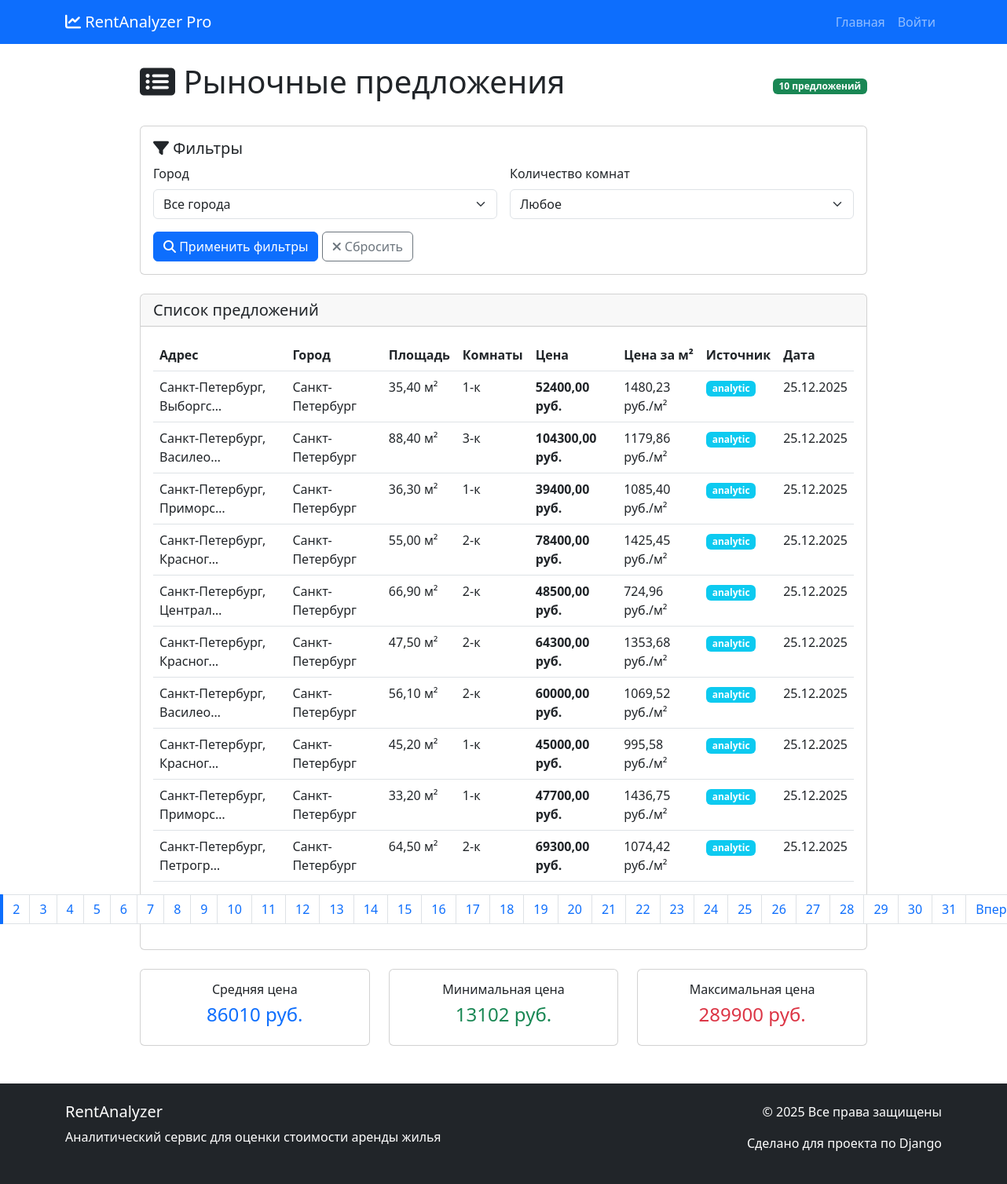
Screenshot of /analyzer/offers/ with the database file from the repository.
### analyzer/models.py (models this page shows, shortened)
class MarketOffer(models.Model):
    SOURCE_CHOICES = [
        ('avito', 'Avito'),
        ('cian', 'ЦИАН'),
        ('yandex', 'Яндекс.Недвижимость'),
        ('mock', 'Тестовые данные'),
    ]
    city = models.ForeignKey(
        City,
        on_delete=models.CASCADE,
        verbose_name='Город',
        related_name='market_offers'
    )
    source = models.CharField(
        max_length=20,
        choices=SOURCE_CHOICES,
        default='mock',
        verbose_name='Источник данных'
    )
    external_id = models.CharField(
        max_length=100,
        verbose_name='Внешний ID',
        help_text='Идентификатор в исходной системе',
        blank=True
    )
    address = models.CharField(
        max_length=255,
        verbose_name='Адрес'
    )
    area = models.DecimalField(
        max_digits=6,
        decimal_places=2,
        verbose_name='Площадь (м²)'
    )
    rooms = models.IntegerField(
        verbose_name='Количество комнат'
    )
    floor = models.IntegerField(
        verbose_name='Этаж',
        blank=True,
        null=True,
        help_text='На каком этаже находится квартира'
    )
    price = models.DecimalField(
        max_digits=10,
        decimal_places=2,
        verbose_name='Цена аренды (руб./мес.)'
    )
    url = models.URLField(
        verbose_name='Ссылка на объявление',
        blank=True
    )
    is_active = models.BooleanField(
        default=True,
        verbose_name='Активно'
    )
    parsed_date = models.DateTimeField(
        auto_now_add=True,
        verbose_name='Дата получения данных'
    )
    additional_info = models.JSONField(
        verbose_name='Дополнительная информация',
        blank=True,
        null=True,
        help_text='Дополнительные параметры в JSON формате'
    )
    latitude = models.DecimalField(
        max_digits=9,
        decimal_places=6,
        verbose_name='Широта',
        blank=True,
        null=True,
        help_text='Географическая широта'
    )
    longitude = models.DecimalField(
        max_digits=9,
        decimal_places=6,
        verbose_name='Долгота',
        blank=True,
        null=True,
        help_text='Географическая долгота'
    )
    class Meta:
        verbose_name = 'Рыночное предложение'
        verbose_name_plural = 'Рыночные предложения'
        ordering = ['-parsed_date']
        indexes = [
            models.Index(fields=['city', 'rooms', 'area']),
            models.Index(fields=['price']),
            models.Index(fields=['is_active']),
        ]
    def price_per_sqm(self):
        if self.area > 0:
            return round(self.price / self.area, 2)
        return 0

class City(models.Model):
    name = models.CharField(
        max_length=100,
        verbose_name='Название города',
        unique=True
    )
    slug = models.SlugField(
        max_length=100,
        unique=True,
        verbose_name='URL-идентификатор',
        blank=True
    )
    latitude = models.DecimalField(
        max_digits=9,
        decimal_places=6,
        verbose_name='Широта',
        blank=True,
        null=True,
        help_text='Географическая широта центра города'
    )
    longitude = models.DecimalField(
        max_digits=9,
        decimal_places=6,
        verbose_name='Долгота',
        blank=True,
        null=True,
        help_text='Географическая долгота центра города'
    )
    avg_price_per_sqm = models.DecimalField(
        max_digits=10,
        decimal_places=2,
        verbose_name='Средняя цена за м² (руб.)',
        help_text='Средняя рыночная цена за квадратный метр'
    )
    population = models.IntegerField(
        verbose_name='Население',
        blank=True,
        null=True,
        help_text='Примерная численность населения'
    )
    description = models.TextField(
        verbose_name='Описание',
        blank=True,
        help_text='Краткое описание города, районов, инфраструктуры'
    )
    class Meta:
        verbose_name = 'Город'
        verbose_name_plural = 'Города'
        ordering = ['name']

### analyzer/views.py (the view)
# urls.py: path('offers/', views.MarketOffersListView.as_view(), name='market_offers'),
class MarketOffersListView(ListView):
    model = MarketOffer
    template_name = 'analyzer/market_offers.html'
    context_object_name = 'offers'
    paginate_by = 10
    def get_queryset(self):
        queryset = MarketOffer.objects.filter(is_active=True)
        city_id = self.request.GET.get('city')
        if city_id:
            queryset = queryset.filter(city_id=city_id)
        return queryset.order_by('-parsed_date')
    def get_context_data(self, **kwargs):
        context = super().get_context_data(**kwargs)
        queryset = self.get_queryset()
        if queryset.exists():
            prices = [offer.price for offer in queryset]
            context['avg_price'] = sum(prices) / len(prices)
            context['min_price'] = min(prices)
            context['max_price'] = max(prices)
        else:
            context['avg_price'] = 0
            context['min_price'] = 0
            context['max_price'] = 0
        return context

### templates/analyzer/market_offers.html (shortened to what this page needs)
{% extends 'base.html' %}
{% block content %}
<div class="row">
    <div class="col-lg-10 mx-auto">
        <div class="d-flex justify-content-between align-items-center mb-4">
            <h1><i class="fas fa-list-alt"></i> Рыночные предложения</h1>
            <div>
                <span class="badge bg-success">{{ offers.count }} предложений</span>
            </div>
        </div>
        <div class="card mb-4">
            <div class="card-body">
                <h5 class="card-title"><i class="fas fa-filter"></i> Фильтры</h5>
                <form method="get" class="row g-3">
                    <div class="col-md-6">
                        <label for="city" class="form-label">Город</label>
                        <select name="city" id="city" class="form-select">
                            <option value="">Все города</option>
                        </select>
                    </div>
                    <div class="col-md-6">
                        <label for="rooms" class="form-label">Количество комнат</label>
                        <select name="rooms" id="rooms" class="form-select">
                            <option value="">Любое</option>
                        </select>
                    </div>
                    <div class="col-12">
                        <button type="submit" class="btn btn-primary">
                            <i class="fas fa-search"></i> Применить фильтры
                        </button>
                        <a href="{% url 'analyzer:market_offers' %}" class="btn btn-outline-secondary">
                            <i class="fas fa-times"></i> Сбросить
                        </a>
                    </div>
                </form>
            </div>
        </div>
        <div class="card">
            <div class="card-header">
                <h5 class="mb-0">Список предложений</h5>
            </div>
            <div class="card-body">
                {% if offers %}
                    <div class="table-responsive">
                        <table class="table table-hover">
                            <thead>
                                <tr>
                                    <th>Адрес</th>
                                    <th>Город</th>
                                    <th>Площадь</th>
                                    <th>Комнаты</th>
                                    <th>Цена</th>
                                    <th>Цена за м²</th>
                                    <th>Источник</th>
                                    <th>Дата</th>
                                </tr>
                            </thead>
                            <tbody>
                                {% for offer in offers %}
                                <tr>
                                    <td>{{ offer.address|truncatechars:25 }}</td>
                                    <td>{{ offer.city.name }}</td>
                                    <td>{{ offer.area }} м²</td>
                                    <td>{{ offer.rooms }}-к</td>
                                    <td><strong>{{ offer.price }} руб.</strong></td>
                                    <td>{{ offer.price_per_sqm }} руб./м²</td>
                                    <td>
                                        <span class="badge bg-info">{{ offer.get_source_display }}</span>
                                    </td>
                                    <td>{{ offer.parsed_date|date:"d.m.Y" }}</td>
                                </tr>
                                {% endfor %}
                            </tbody>
                        </table>
                    </div>
                    {% if is_paginated %}
                    <nav aria-label="Page navigation">
                        <ul class="pagination justify-content-center">
                            {% for num in page_obj.paginator.page_range %}
                            <li class="page-item {% if page_obj.number == num %}active{% endif %}">
                                <a class="page-link" href="?page={{ num }}">{{ num }}</a>
                            </li>
                            {% endfor %}
                            {% if page_obj.has_next %}
                            <li class="page-item">
                                <a class="page-link" href="?page={{ page_obj.next_page_number }}">Вперед</a>
                            </li>
                            {% endif %}
                        </ul>
                    </nav>
                    {% endif %}
                {% else %}
                    <div class="text-center py-5">
                        <i class="fas fa-search fa-3x text-muted mb-3"></i>
                        <h4>Предложения не найдены</h4>
                        <p>Попробуйте изменить параметры фильтрации</p>
                    </div>
                {% endif %}
            </div>
        </div>
        <div class="row mt-4">
            <div class="col-md-4">
                <div class="card">
                    <div class="card-body text-center">
                        <h6>Средняя цена</h6>
                        <h4 class="text-primary">
                            {% if offers %}
                                {{ avg_price|floatformat:0 }} руб.
                            {% else %}
                                -
                            {% endif %}
                        </h4>
                    </div>
                </div>
            </div>
            <div class="col-md-4">
                <div class="card">
                    <div class="card-body text-center">
                        <h6>Минимальная цена</h6>
                        <h4 class="text-success">
                            {% if offers %}
                                {{ min_price|floatformat:0 }} руб.
                            {% else %}
                                -
                            {% endif %}
                        </h4>
                    </div>
                </div>
            </div>
            <div class="col-md-4">
                <div class="card">
                    <div class="card-body text-center">
                        <h6>Максимальная цена</h6>
                        <h4 class="text-danger">
                            {% if offers %}
                                {{ max_price|floatformat:0 }} руб.
                            {% else %}
                                -
                            {% endif %}
                        </h4>
                    </div>
                </div>
            </div>
        </div>
    </div>
</div>
{% endblock %}

### rows the page displays
MarketOffer: address "Санкт-Петербург, Выборгс…", city.name "Санкт-Петербург", area "35,40", rooms "1", price "52400,00", price_per_sqm "1480,23", source "analytic", parsed_date "25.12.2025"
MarketOffer: address "Санкт-Петербург, Василео…", city.name "Санкт-Петербург", area "88,40", rooms "3", price "104300,00", price_per_sqm "1179,86", source "analytic", parsed_date "25.12.2025"
MarketOffer: address "Санкт-Петербург, Приморс…", city.name "Санкт-Петербург", area "36,30", rooms "1", price "39400,00", price_per_sqm "1085,40", source "analytic", parsed_date "25.12.2025"
MarketOffer: address "Санкт-Петербург, Красног…", city.name "Санкт-Петербург", area "55,00", rooms "2", price "78400,00", price_per_sqm "1425,45", source "analytic", parsed_date "25.12.2025"
MarketOffer: address "Санкт-Петербург, Централ…", city.name "Санкт-Петербург", area "66,90", rooms "2", price "48500,00", price_per_sqm "724,96", source "analytic", parsed_date "25.12.2025"
MarketOffer: address "Санкт-Петербург, Красног…", city.name "Санкт-Петербург", area "47,50", rooms "2", price "64300,00", price_per_sqm "1353,68", source "analytic", parsed_date "25.12.2025"
MarketOffer: address "Санкт-Петербург, Василео…", city.name "Санкт-Петербург", area "56,10", rooms "2", price "60000,00", price_per_sqm "1069,52", source "analytic", parsed_date "25.12.2025"
MarketOffer: address "Санкт-Петербург, Красног…", city.name "Санкт-Петербург", area "45,20", rooms "1", price "45000,00", price_per_sqm "995,58", source "analytic", parsed_date "25.12.2025"
MarketOffer: address "Санкт-Петербург, Приморс…", city.name "Санкт-Петербург", area "33,20", rooms "1", price "47700,00", price_per_sqm "1436,75", source "analytic", parsed_date "25.12.2025"
MarketOffer: address "Санкт-Петербург, Петрогр…", city.name "Санкт-Петербург", area "64,50", rooms "2", price "69300,00", price_per_sqm "1074,42", source "analytic", parsed_date "25.12.2025"
MarketOffer: price "13102"
MarketOffer: price "289900"

### other values shown
{{ offers.count }} "10"
{{ num }} "2" "3" "4" "5" "6" "7" "8" "9" "10" "11" "12" "13" "14" "15" "16" "17" "18" "19" "20" "21" "22" "23" "24" "25" "26" "27" "28" "29" "30" "31"
{{ avg_price|floatformat:0 }} "86010"
